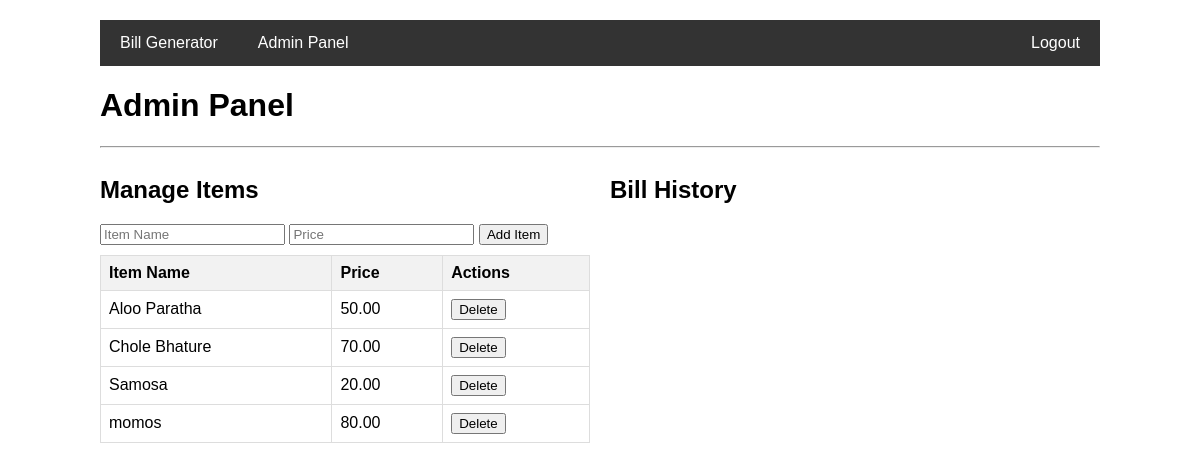
The app's page /admin_panel (signed in) with its own data.
### app.py (models this page shows, shortened)
class Item(db.Model):
    id = db.Column(db.Integer, primary_key=True)
    name = db.Column(db.String(80), unique=True, nullable=False)
    price = db.Column(db.Float, nullable=False)

### app.py (the view)
@app.route('/admin_panel')
def admin_panel():
    if not session.get('logged_in') or session.get('username') != 'admin':
        flash('You do not have permission to view this page.', 'error')
        return redirect(url_for('login'))
    items_list = Item.query.all()
    return render_template('admin_panel.html', items=items_list)

### templates/admin_panel.html (shortened to what this page needs)
<!DOCTYPE html>
<html lang="en">
<head>
</head>
<body>
    <div class="navbar">
        <a href="{{ url_for('bill_generator') }}">Bill Generator</a>
        <a href="{{ url_for('admin_panel') }}">Admin Panel</a>
        <a href="{{ url_for('logout') }}" class="right">Logout</a>
    </div>
    <h1>Admin Panel</h1>
    <hr>
    <div class="container">
        <div class="column">
            <h2>Manage Items</h2>
            <form id="add-item-form">
                <input type="text" id="new-item-name" placeholder="Item Name" required>
                <input type="number" step="0.01" id="new-item-price" placeholder="Price" required>
                <button type="submit">Add Item</button>
            </form>
            <table id="items-table">
                <thead>
                    <tr>
                        <th>Item Name</th>
                        <th>Price</th>
                        <th>Actions</th>
                    </tr>
                </thead>
                <tbody>
                    {% for item in items %}
                    <tr data-id="{{ item.id }}">
                        <td>{{ item.name }}</td>
                        <td>{{ "%.2f"|format(item.price) }}</td>
                        <td><button class="delete-btn">Delete</button></td>
                    </tr>
                    {% endfor %}
                </tbody>
            </table>
        </div>
        <div class="column">
            <h2>Bill History</h2>
        </div>
    </div>
</body>
</html>

### templates/admin_panel.html (style rules this page uses)
body { font-family: sans-serif; max-width: 1000px; margin: auto; padding: 20px; }
.navbar { overflow: hidden; background-color: #333; }
.navbar a { float: left; display: block; color: white; text-align: center; padding: 14px 20px; text-decoration: none; }
.navbar a.right { float: right; }
.container { display: flex; justify-content: space-between; gap: 20px; }
.column { width: 50%; }
table { width: 100%; border-collapse: collapse; margin-top: 10px; }
th, td { border: 1px solid #ddd; padding: 8px; text-align: left; }
th { background-color: #f2f2f2; }

### records on screen
Item: name "Aloo Paratha", price "50.00"
Item: name "Chole Bhature", price "70.00"
Item: name "Samosa", price "20.00"
Item: name "momos", price "80.00"
